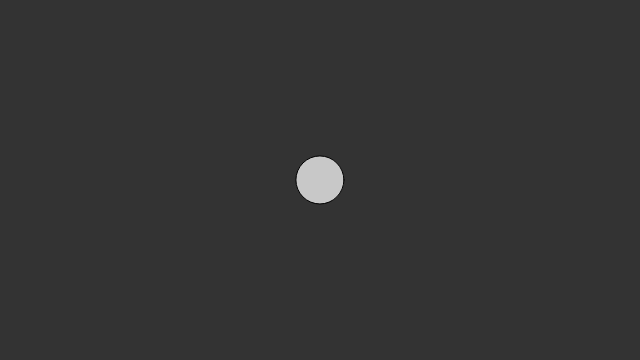
Frame 1 (no input)
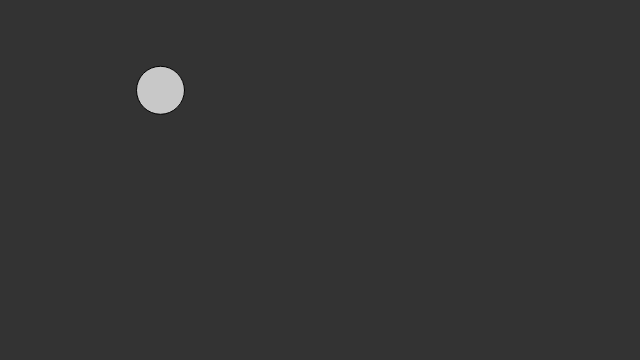
Frame 60 (no input)
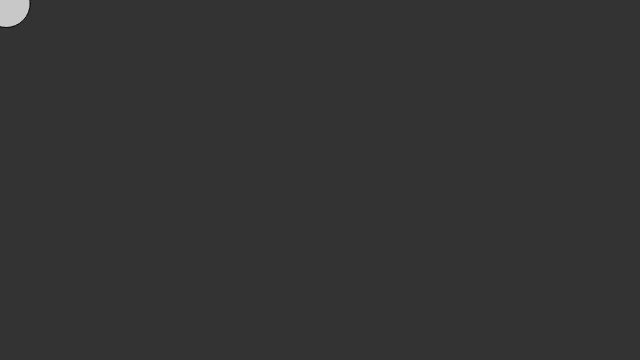
Frame 120 (the mouse pressed at the canvas centre since frame 60)

The p5.js sketch that drew these frames (run headless with seeded random() and noise() and a simulated clock; from frame 60 on, the mouse is pressed at the canvas centre):

// p5.js sketch
// ── sketch.js
//Random walker with Acceleration

var w;

function setup() {
createCanvas(640,360);
w = new Walker();
}

function draw() {
  background(51);
  w.update();
  w.display();
}

function Walker(){
	// Start Walker in center
  this.pos = createVector(width / 2, height/2);
  // Start with 0 velocity
  this.vel = createVector(0, 0);
	

	this.update = function(){
		// Vector at mouse location
    	var mouse = createVector(mouseX, mouseY);
    	// Vector pointing from Walker to mouse
    	this.acc = p5.Vector.sub(mouse, this.pos); //p5.Vector is a static function meaning it's called on the idea of Vector not on an object.
		// Setting the magnitude of that vector
    	this.acc.setMag(0.1);

   		// Physics engine algorithm
    	this.vel.add(this.acc);
   		this.pos.add(this.vel);
	}

	this.display = function(){
		fill(200);
		ellipse(this.pos.x, this.pos.y, 48, 48);
	}
}
